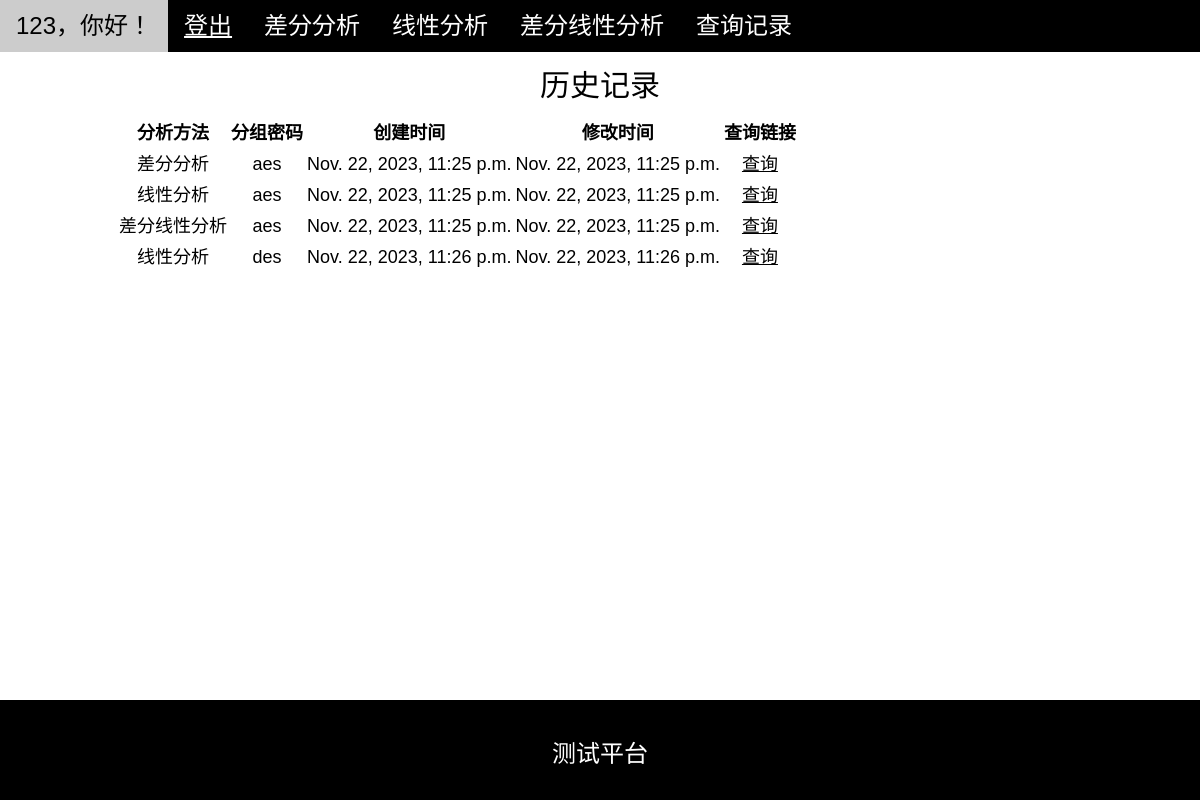
Page /history/ (signed in) on the committed database.
### demo/models.py (models this page shows, shortened)
class User(models.Model):
    username = models.CharField(max_length=10, unique=True)
    password = models.CharField(max_length=10)
    class Meta:
        ordering = ['id']

class MyModel(models.Model):
    string1 = models.CharField(max_length=10)
    string2 = models.CharField(max_length=10)
    create_time = models.DateTimeField(default = timezone.now)
    edit_time = models.DateTimeField(auto_now = True)
    result = models.TextField(null=True)

### demo/views.py (the view)
# urls.py: path('history/', views.history,name='history'),
def history(request):
    if request.session.get('id') == None:
        return render(request, 'login.html')
    login_name = ''
    user = models.User.objects.get(id=request.session.get('id'))
    login_name = user.username
    return render(request, 'history.html', {"name": login_name,'my_model': MyModel.objects.all()})

### templates/history.html (shortened to what this page needs)
<!DOCTYPE html>
<html>
<head>
  <link rel="stylesheet" href="../static/css/w3.css">
  <link rel="stylesheet" href="../static/css/font-awesome.min.css">
</head>
<body>
  <div class="wrapper">
    <nav class="w3-bar w3-black w3-xlarge">
      <div class="w3-button w3-bar-item">{{ name }}，你好！</div>
      <div class="w3-button w3-bar-item"><a href="../logout">登出</a></div>
      <a href="../diff" class="w3-button w3-bar-item ">差分分析</a>
      <a href="../linear" class="w3-button w3-bar-item">线性分析</a>
      <a href="../difflinear" class="w3-button w3-bar-item">差分线性分析</a>
      <a href="../history" class="w3-button w3-bar-item">查询记录</a>
    </nav>
    <section class="w3-container w3-center w3-content " style="max-width:1000px">
      <h2>历史记录</h2>
      <table>
        <thead>
          <tr>
            <th class="w3-large">分析方法</th>
            <th class="w3-large">分组密码</th>
            <th class="w3-large">创建时间</th>
            <th class="w3-large">修改时间</th>
            <th class="w3-large">查询链接</th>
          </tr>
        </thead>
        <tbody>
          {% for instance in my_model %}
          <tr>
            <td class="w3-large">{{ instance.string1 }}</td>
            <td class="w3-large">{{ instance.string2 }}</td>
            <td class="w3-large">{{ instance.create_time }}</td>
            <td class="w3-large">{{ instance.edit_time }}</td>
            <td class="w3-large"><a href="{% url 'history_detail' id=instance.id %}">查询</a></td>
          </tr>
          {% endfor %}
        </tbody>
      </table>
    </section>
    <div class="push"></div>
  </div>
  <footer class="w3-container w3-padding-12 w3-center w3-black footer">
    <p class="w3-xlarge">
      测试平台
    </p>
  </footer>
</body>
</html>

### static/css/w3.css (style rules this page uses)
*,*:before,*:after { box-sizing:inherit }
html { -ms-text-size-adjust:100%;-webkit-text-size-adjust:100% }
body { margin:0 }
article,aside,details,figcaption,figure,footer,header,main,menu,nav,section,summary { display:block }
a { background-color:transparent;-webkit-text-decoration-skip:objects }
html,body { font-family:Verdana,sans-serif;font-size:15px;line-height:1.5 }
html { overflow-x:hidden }
h1,h2,h3,h4,h5,h6,.w3-slim,.w3-wide { font-family:"Segoe UI",Arial,sans-serif }
h2 { font-size:30px }
h1,h2,h3,h4,h5,h6 { font-weight:400;margin:10px 0 }
a { color:inherit }
.w3-btn,.w3-btn-block,.w3-button { border:none;display:inline-block;outline:0;padding:6px 16px;vertical-align:middle;overflow:hidden;text-decoration:none!important;color:#fff;background-color:#000;text-align:center;cursor:pointer;white-space:nowrap }
.w3-button { color:#000;background-color:#f1f1f1;padding:8px 16px }
.w3-btn,.w3-btn-floating,.w3-btn-floating-large,.w3-closenav,.w3-opennav,.w3-btn-block,.w3-button { -webkit-touch-callout:none;-webkit-user-select:none;-khtml-user-select:none;-moz-user-select:none;-ms-user-select:none;user-select:none }
.w3-bar { width:100%;overflow:hidden }
.w3-bar .w3-bar-item { padding:8px 16px;float:left;background-color:inherit;color:inherit;width:auto;border:none;outline:none;display:block }
.w3-bar .w3-button { background-color:inherit;color:inherit;white-space:normal }
.w3-container:after,.w3-container:before,.w3-panel:after,.w3-panel:before,.w3-row:after,.w3-row:before,.w3-row-padding:after,.w3-row-padding:before,.w3-cell-row:before,.w3-cell-row:after, .w3-topnav:after,.w3-topnav:before,.w3-clear:after,.w3-clear:before,.w3-btn-group:before,.w3-btn-group:after,.w3-btn-bar:before,.w3-btn-bar:after,.w3-bar:before,.w3-bar:after { content:"";display:table;clear:both }
.w3-content { max-width:980px;margin:auto }
.w3-large { font-size:18px!important }
.w3-xlarge { font-size:24px!important }
.w3-center { text-align:center!important }
.w3-padding-12 { padding-top:12px!important;padding-bottom:12px!important }
.w3-container { padding:0.01em 16px }
.w3-black,.w3-hover-black:hover { color:#fff!important;background-color:#000!important }

### templates/history.html (style rules this page uses)
html, body { height: 100%; margin: 0; }
.wrapper { min-height: 100%; margin-bottom: -100px; }
.push { height: 100px; }
.footer { position: fixed; left: 0px; bottom: 0px; width: 100%; height: 100px; background-color: #eee; z-index: 9999; }

### rows in the picture
User: username "123"
MyModel: string1 "差分分析", string2 "aes", create_time "Nov. 22, 2023, 11:25 p.m.", edit_time "Nov. 22, 2023, 11:25 p.m."
MyModel: string1 "线性分析", string2 "aes", create_time "Nov. 22, 2023, 11:25 p.m.", edit_time "Nov. 22, 2023, 11:25 p.m."
MyModel: string1 "差分线性分析", string2 "aes", create_time "Nov. 22, 2023, 11:25 p.m.", edit_time "Nov. 22, 2023, 11:25 p.m."
MyModel: string1 "线性分析", string2 "des", create_time "Nov. 22, 2023, 11:26 p.m.", edit_time "Nov. 22, 2023, 11:26 p.m."
